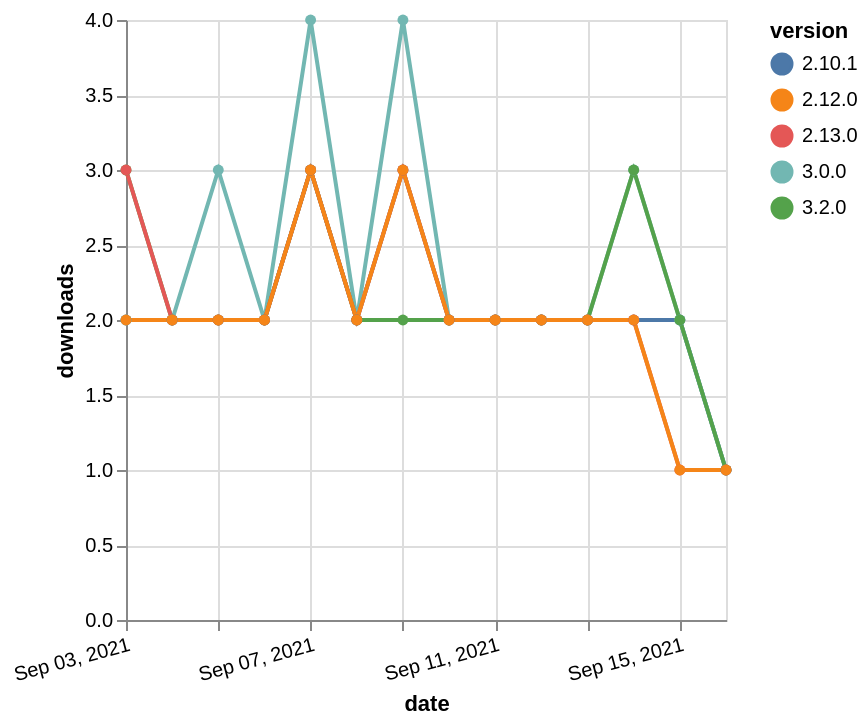

Express this chart as Vega-Lite.
### Vega-Lite specification from a JSON file in a GitHub repository (floating-point values rounded to 4 significant figures)
{"$schema": "https://vega.github.io/schema/vega-lite/v5.json", "description": "A simple bar chart with embedded data.", "data": {"values": [{"date": "2021-09-03", "total": 1977, "delta": 2, "version": "2.10.1"}, {"date": "2021-09-04", "total": 1979, "delta": 2, "version": "2.10.1"}, {"date": "2021-09-05", "total": 1981, "delta": 2, "version": "2.10.1"}, {"date": "2021-09-06", "total": 1983, "delta": 2, "version": "2.10.1"}, {"date": "2021-09-07", "total": 1986, "delta": 3, "version": "2.10.1"}, {"date": "2021-09-08", "total": 1988, "delta": 2, "version": "2.10.1"}, {"date": "2021-09-09", "total": 1991, "delta": 3, "version": "2.10.1"}, {"date": "2021-09-10", "total": 1993, "delta": 2, "version": "2.10.1"}, {"date": "2021-09-11", "total": 1995, "delta": 2, "version": "2.10.1"}, {"date": "2021-09-12", "total": 1997, "delta": 2, "version": "2.10.1"}, {"date": "2021-09-13", "total": 1999, "delta": 2, "version": "2.10.1"}, {"date": "2021-09-14", "total": 2001, "delta": 2, "version": "2.10.1"}, {"date": "2021-09-15", "total": 2003, "delta": 2, "version": "2.10.1"}, {"date": "2021-09-16", "total": 2004, "delta": 1, "version": "2.10.1"}, {"date": "2021-09-03", "total": 788, "delta": 2, "version": "3.0.0"}, {"date": "2021-09-04", "total": 790, "delta": 2, "version": "3.0.0"}, {"date": "2021-09-05", "total": 793, "delta": 3, "version": "3.0.0"}, {"date": "2021-09-06", "total": 795, "delta": 2, "version": "3.0.0"}, {"date": "2021-09-07", "total": 799, "delta": 4, "version": "3.0.0"}, {"date": "2021-09-08", "total": 801, "delta": 2, "version": "3.0.0"}, {"date": "2021-09-09", "total": 805, "delta": 4, "version": "3.0.0"}, {"date": "2021-09-10", "total": 807, "delta": 2, "version": "3.0.0"}, {"date": "2021-09-11", "total": 809, "delta": 2, "version": "3.0.0"}, {"date": "2021-09-12", "total": 811, "delta": 2, "version": "3.0.0"}, {"date": "2021-09-13", "total": 813, "delta": 2, "version": "3.0.0"}, {"date": "2021-09-14", "total": 816, "delta": 3, "version": "3.0.0"}, {"date": "2021-09-15", "total": 818, "delta": 2, "version": "3.0.0"}, {"date": "2021-09-16", "total": 819, "delta": 1, "version": "3.0.0"}, {"date": "2021-09-03", "total": 202, "delta": 3, "version": "3.2.0"}, {"date": "2021-09-04", "total": 204, "delta": 2, "version": "3.2.0"}, {"date": "2021-09-05", "total": 206, "delta": 2, "version": "3.2.0"}, {"date": "2021-09-06", "total": 208, "delta": 2, "version": "3.2.0"}, {"date": "2021-09-07", "total": 211, "delta": 3, "version": "3.2.0"}, {"date": "2021-09-08", "total": 213, "delta": 2, "version": "3.2.0"}, {"date": "2021-09-09", "total": 215, "delta": 2, "version": "3.2.0"}, {"date": "2021-09-10", "total": 217, "delta": 2, "version": "3.2.0"}, {"date": "2021-09-11", "total": 219, "delta": 2, "version": "3.2.0"}, {"date": "2021-09-12", "total": 221, "delta": 2, "version": "3.2.0"}, {"date": "2021-09-13", "total": 223, "delta": 2, "version": "3.2.0"}, {"date": "2021-09-14", "total": 226, "delta": 3, "version": "3.2.0"}, {"date": "2021-09-15", "total": 228, "delta": 2, "version": "3.2.0"}, {"date": "2021-09-16", "total": 229, "delta": 1, "version": "3.2.0"}, {"date": "2021-09-03", "total": 1460, "delta": 3, "version": "2.13.0"}, {"date": "2021-09-04", "total": 1462, "delta": 2, "version": "2.13.0"}, {"date": "2021-09-05", "total": 1464, "delta": 2, "version": "2.13.0"}, {"date": "2021-09-06", "total": 1466, "delta": 2, "version": "2.13.0"}, {"date": "2021-09-07", "total": 1469, "delta": 3, "version": "2.13.0"}, {"date": "2021-09-08", "total": 1471, "delta": 2, "version": "2.13.0"}, {"date": "2021-09-09", "total": 1474, "delta": 3, "version": "2.13.0"}, {"date": "2021-09-10", "total": 1476, "delta": 2, "version": "2.13.0"}, {"date": "2021-09-11", "total": 1478, "delta": 2, "version": "2.13.0"}, {"date": "2021-09-12", "total": 1480, "delta": 2, "version": "2.13.0"}, {"date": "2021-09-13", "total": 1482, "delta": 2, "version": "2.13.0"}, {"date": "2021-09-14", "total": 1484, "delta": 2, "version": "2.13.0"}, {"date": "2021-09-15", "total": 1485, "delta": 1, "version": "2.13.0"}, {"date": "2021-09-16", "total": 1486, "delta": 1, "version": "2.13.0"}, {"date": "2021-09-03", "total": 1640, "delta": 2, "version": "2.12.0"}, {"date": "2021-09-04", "total": 1642, "delta": 2, "version": "2.12.0"}, {"date": "2021-09-05", "total": 1644, "delta": 2, "version": "2.12.0"}, {"date": "2021-09-06", "total": 1646, "delta": 2, "version": "2.12.0"}, {"date": "2021-09-07", "total": 1649, "delta": 3, "version": "2.12.0"}, {"date": "2021-09-08", "total": 1651, "delta": 2, "version": "2.12.0"}, {"date": "2021-09-09", "total": 1654, "delta": 3, "version": "2.12.0"}, {"date": "2021-09-10", "total": 1656, "delta": 2, "version": "2.12.0"}, {"date": "2021-09-11", "total": 1658, "delta": 2, "version": "2.12.0"}, {"date": "2021-09-12", "total": 1660, "delta": 2, "version": "2.12.0"}, {"date": "2021-09-13", "total": 1662, "delta": 2, "version": "2.12.0"}, {"date": "2021-09-14", "total": 1664, "delta": 2, "version": "2.12.0"}, {"date": "2021-09-15", "total": 1665, "delta": 1, "version": "2.12.0"}, {"date": "2021-09-16", "total": 1666, "delta": 1, "version": "2.12.0"}]}, "width": "container", "mark": {"type": "line", "point": {"filled": true}}, "encoding": {"x": {"field": "date", "type": "temporal", "timeUnit": "yearmonthdate", "title": "date", "axis": {"labelAngle": -15}}, "y": {"field": "delta", "type": "quantitative", "title": "downloads"}, "color": {"field": "version", "type": "nominal"}, "tooltip": {"field": "delta"}}}
